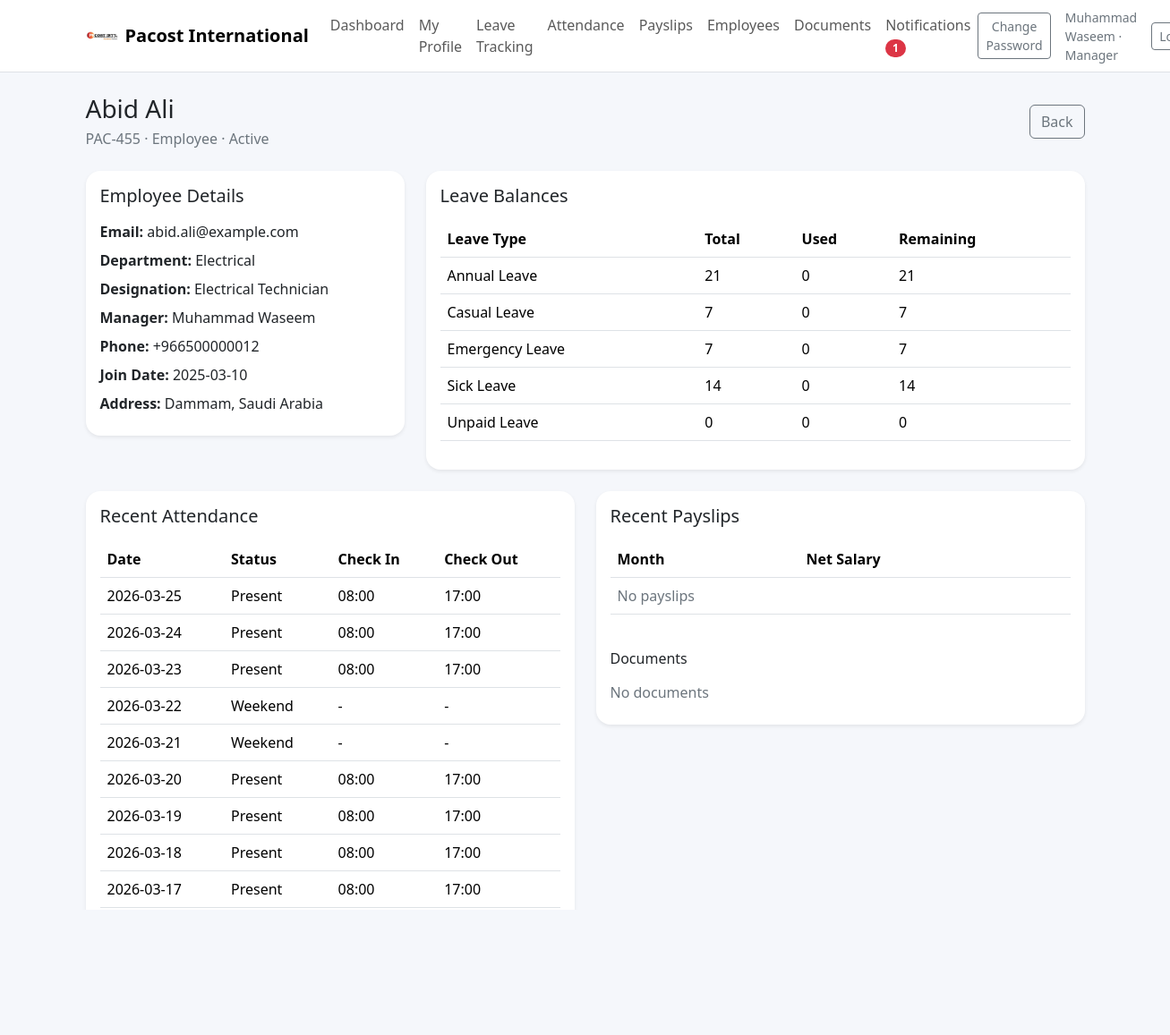
Screenshot of /employees/9 (signed in) with the database file from the repository.
### tables this page shows
CREATE TABLE company_settings (
    id INTEGER PRIMARY KEY AUTOINCREMENT,
    company_name TEXT NOT NULL,
    leave_workflow TEXT NOT NULL,
    default_working_hours REAL NOT NULL,
    allow_document_upload INTEGER NOT NULL DEFAULT 1
);

CREATE TABLE users (
    id INTEGER PRIMARY KEY AUTOINCREMENT,
    full_name TEXT NOT NULL,
    email TEXT NOT NULL UNIQUE,
    employee_code TEXT NOT NULL UNIQUE,
    password_hash TEXT NOT NULL,
    role TEXT NOT NULL CHECK(role IN ('employee', 'manager', 'hr', 'admin')),
    department_id INTEGER,
    designation_id INTEGER,
    manager_id INTEGER,
    phone TEXT,
    address TEXT,
    emergency_contact TEXT,
    join_date TEXT,
    monthly_basic REAL NOT NULL DEFAULT 0,
    default_allowances REAL NOT NULL DEFAULT 0,
    deduction_per_absent REAL NOT NULL DEFAULT 0,
    deduction_per_late REAL NOT NULL DEFAULT 0,
    is_active INTEGER NOT NULL DEFAULT 1,
    FOREIGN KEY (department_id) REFERENCES departments (id),
    FOREIGN KEY (designation_id) REFERENCES designations (id),
    FOREIGN KEY (manager_id) REFERENCES users (id)
);

CREATE TABLE departments (
    id INTEGER PRIMARY KEY AUTOINCREMENT,
    name TEXT NOT NULL UNIQUE
);

CREATE TABLE designations (
    id INTEGER PRIMARY KEY AUTOINCREMENT,
    name TEXT NOT NULL UNIQUE
);

CREATE TABLE leave_balances (
    id INTEGER PRIMARY KEY AUTOINCREMENT,
    user_id INTEGER NOT NULL,
    leave_type_id INTEGER NOT NULL,
    total_days INTEGER NOT NULL DEFAULT 0,
    used_days INTEGER NOT NULL DEFAULT 0,
    remaining_days INTEGER NOT NULL DEFAULT 0,
    FOREIGN KEY (user_id) REFERENCES users (id),
    FOREIGN KEY (leave_type_id) REFERENCES leave_types (id)
);

CREATE TABLE leave_types (
    id INTEGER PRIMARY KEY AUTOINCREMENT,
    name TEXT NOT NULL UNIQUE,
    annual_quota INTEGER NOT NULL DEFAULT 0,
    is_paid INTEGER NOT NULL DEFAULT 1
);

CREATE TABLE attendance (
    id INTEGER PRIMARY KEY AUTOINCREMENT,
    user_id INTEGER NOT NULL,
    attendance_date TEXT NOT NULL,
    check_in TEXT,
    check_out TEXT,
    status TEXT NOT NULL,
    hours_worked REAL NOT NULL DEFAULT 0,
    ot_hours REAL NOT NULL DEFAULT 0,
    remarks TEXT,
    FOREIGN KEY (user_id) REFERENCES users (id)
);

### app.py (the view)
@app.route("/employees/<int:user_id>")
@login_required
def employee_detail(user_id: int):
    viewer = current_user()
    db = get_db()
    employee = db.execute(
        "SELECT u.*, d.name AS department_name, ds.name AS designation_name, m.full_name AS manager_name FROM users u LEFT JOIN departments d ON u.department_id=d.id LEFT JOIN designations ds ON u.designation_id=ds.id LEFT JOIN users m ON u.manager_id=m.id WHERE u.id=?",
        (user_id,),
    ).fetchone()
    if not employee:
        flash("Employee not found.", "danger")
        return redirect(url_for("team"))
    can_view = viewer["role"] in {"hr", "admin"} or viewer["id"] == user_id or (viewer["role"] == "manager" and employee["manager_id"] == viewer["id"])
    if not can_view:
        flash("You do not have access to this employee.", "danger")
        return redirect(url_for("dashboard"))
    balances = db.execute("SELECT lb.*, lt.name AS leave_type_name FROM leave_balances lb JOIN leave_types lt ON lb.leave_type_id=lt.id WHERE lb.user_id=? ORDER BY lt.name", (user_id,)).fetchall()
    attendance_rows = db.execute("SELECT * FROM attendance WHERE user_id=? ORDER BY attendance_date DESC LIMIT 10", (user_id,)).fetchall()
    slips = db.execute("SELECT * FROM payroll_slips WHERE user_id=? ORDER BY id DESC LIMIT 6", (user_id,)).fetchall()
    docs = db.execute("SELECT * FROM employee_documents WHERE user_id=? ORDER BY id DESC LIMIT 6", (user_id,)).fetchall()
    return render_template("employee_detail.html", employee=employee, balances=balances, attendance_rows=attendance_rows, slips=slips, docs=docs)

### app.py (called while the page is built, shortened)
def ensure_schema(db: sqlite3.Connection) -> None:
    user_cols = {row[1] for row in db.execute("PRAGMA table_info(users)").fetchall()}
    attendance_cols = {row[1] for row in db.execute("PRAGMA table_info(attendance)").fetchall()}
    if "ot_hours" not in attendance_cols:
        db.execute("ALTER TABLE attendance ADD COLUMN ot_hours REAL NOT NULL DEFAULT 0")
    db.execute("""CREATE TABLE IF NOT EXISTS holiday_calendar (
        id INTEGER PRIMARY KEY AUTOINCREMENT,
        holiday_date TEXT NOT NULL UNIQUE,
        title TEXT NOT NULL,
        holiday_type TEXT NOT NULL DEFAULT 'Holiday',
        created_at TEXT NOT NULL
    )""")
    db.commit()

def get_db() -> sqlite3.Connection:
    if "db" not in g:
        g.db = sqlite3.connect(DATABASE)
        g.db.row_factory = sqlite3.Row
        ensure_schema(g.db)
    return g.db

def current_user() -> sqlite3.Row | None:
    user_id = session.get("user_id")
    if not user_id:
        return None
    return get_db().execute(
        """
        SELECT u.*, d.name AS department_name, ds.name AS designation_name, m.full_name AS manager_name
        FROM users u
        LEFT JOIN departments d ON u.department_id = d.id
        LEFT JOIN designations ds ON u.designation_id = ds.id
        LEFT JOIN users m ON u.manager_id = m.id
        WHERE u.id = ?
        """,
        (user_id,),
    ).fetchone()

def login_required(view):
    @wraps(view)
    def wrapped_view(**kwargs):
        if current_user() is None:
            return redirect(url_for("login"))
        return view(**kwargs)
    return wrapped_view

@app.context_processor
def inject_globals():
    user = current_user()
    settings = None
    unread_count = 0
    if user:
        db = get_db()
        try:
            settings = db.execute("SELECT * FROM company_settings ORDER BY id DESC LIMIT 1").fetchone()
            unread_count = db.execute("SELECT COUNT(*) AS c FROM notifications WHERE user_id=? AND is_read=0", (user["id"],)).fetchone()["c"]
        except sqlite3.OperationalError:
            settings = None
    return {"current_user": user, "year": date.today().year, "settings": settings, "unread_notification_count": unread_count}

### templates/employee_detail.html (shortened to what this page needs)
{% extends 'base.html' %}
{% block content %}
<div class="d-flex justify-content-between align-items-center mb-4">
  <div><h3 class="mb-1">{{ employee.full_name }}</h3><div class="text-secondary">{{ employee.employee_code }} · {{ employee.role|capitalize }} · {{ 'Active' if employee.is_active else 'Inactive' }}</div></div>
  <div class="d-flex gap-2">
    <a class="btn btn-outline-secondary" href="{{ url_for('team') }}">Back</a>
  </div>
</div>
<div class="row g-4">
  <div class="col-lg-4"><div class="card border-0 shadow-sm rounded-4"><div class="card-body">
    <h5 class="mb-3">Employee Details</h5>
    <div class="mb-2"><strong>Email:</strong> {{ employee.email }}</div>
    <div class="mb-2"><strong>Department:</strong> {{ employee.department_name or '-' }}</div>
    <div class="mb-2"><strong>Designation:</strong> {{ employee.designation_name or '-' }}</div>
    <div class="mb-2"><strong>Manager:</strong> {{ employee.manager_name or '-' }}</div>
    <div class="mb-2"><strong>Phone:</strong> {{ employee.phone or '-' }}</div>
    <div class="mb-2"><strong>Join Date:</strong> {{ employee.join_date or '-' }}</div>
    <div class="mb-2"><strong>Address:</strong> {{ employee.address or '-' }}</div>
  </div></div></div>
  <div class="col-lg-8"><div class="card border-0 shadow-sm rounded-4"><div class="card-body">
    <h5 class="mb-3">Leave Balances</h5>
    <div class="table-responsive"><table class="table"><thead><tr><th>Leave Type</th><th>Total</th><th>Used</th><th>Remaining</th></tr></thead><tbody>{% for row in balances %}<tr><td>{{ row.leave_type_name }}</td><td>{{ row.total_days }}</td><td>{{ row.used_days }}</td><td>{{ row.remaining_days }}</td></tr>{% endfor %}</tbody></table></div>
  </div></div></div>
  <div class="col-lg-6"><div class="card border-0 shadow-sm rounded-4"><div class="card-body">
    <h5 class="mb-3">Recent Attendance</h5>
    <div class="table-responsive"><table class="table"><thead><tr><th>Date</th><th>Status</th><th>Check In</th><th>Check Out</th></tr></thead><tbody>{% for row in attendance_rows %}<tr><td>{{ row.attendance_date }}</td><td>{{ row.status }}</td><td>{{ row.check_in or '-' }}</td><td>{{ row.check_out or '-' }}</td></tr>{% else %}<tr><td colspan="4" class="text-secondary">No records</td></tr>{% endfor %}</tbody></table></div>
  </div></div></div>
  <div class="col-lg-6"><div class="card border-0 shadow-sm rounded-4"><div class="card-body">
    <h5 class="mb-3">Recent Payslips</h5>
    <div class="table-responsive"><table class="table"><thead><tr><th>Month</th><th>Net Salary</th></tr></thead><tbody>{% for row in slips %}<tr><td>{{ row.month_label }}</td><td>{{ row.net_salary }}</td></tr>{% else %}<tr><td colspan="2" class="text-secondary">No payslips</td></tr>{% endfor %}</tbody></table></div>
    <h6 class="mt-4">Documents</h6>
    <ul class="list-group list-group-flush">{% for row in docs %}<li class="list-group-item px-0 d-flex justify-content-between"><span>{{ row.title }}</span><a href="{{ url_for('uploaded_file', filename=row.file_name) }}" target="_blank">Open</a></li>{% else %}<li class="list-group-item px-0 text-secondary">No documents</li>{% endfor %}</ul>
  </div></div></div>
</div>
{% endblock %}

### templates/base.html (shortened to what this page needs)
<!doctype html>
<html lang="en">
<head>
  <link href="https://cdn.jsdelivr.net/npm/bootstrap@5.3.3/dist/css/bootstrap.min.css" rel="stylesheet">
  <link rel="stylesheet" href="{{ url_for('static', filename='css/style.css') }}">
</head>
<body>
  {% if current_user %}
  <nav class="navbar navbar-expand-lg bg-white border-bottom sticky-top">
    <div class="container">
      <a class="navbar-brand d-flex align-items-center gap-2" href="{{ url_for('dashboard') }}"><img src="{{ url_for('static', filename='images/pacost_logo.png') }}" alt="Pacost" style="height:36px; width:auto;"> <span>{{ settings.company_name if settings else 'Pacost International' }}</span></a>
      <div class="collapse navbar-collapse" id="navBar">
        <ul class="navbar-nav me-auto mb-2 mb-lg-0">
          <li class="nav-item"><a class="nav-link" href="{{ url_for('dashboard') }}">Dashboard</a></li>
          <li class="nav-item"><a class="nav-link" href="{{ url_for('profile') }}">My Profile</a></li>
          <li class="nav-item"><a class="nav-link" href="{{ url_for('my_leaves') }}">Leave Tracking</a></li>
          <li class="nav-item"><a class="nav-link" href="{{ url_for('attendance_view') }}">Attendance</a></li>
          <li class="nav-item"><a class="nav-link" href="{{ url_for('payroll_view') }}">Payslips</a></li>
          {% if current_user.role in ['manager', 'hr', 'admin'] %}<li class="nav-item"><a class="nav-link" href="{{ url_for('team') }}">Employees</a></li>{% endif %}
          <li class="nav-item"><a class="nav-link" href="{{ url_for('documents') }}">Documents</a></li>
          <li class="nav-item"><a class="nav-link" href="{{ url_for('notifications_view') }}">Notifications {% if unread_notification_count %}<span class="badge rounded-pill text-bg-danger">{{ unread_notification_count }}</span>{% endif %}</a></li>
        </ul>
        <div class="d-flex align-items-center gap-3">
          <a class="btn btn-outline-secondary btn-sm" href="{{ url_for('change_password') }}">Change Password</a>
          <span class="text-secondary small">{{ current_user.full_name }} · {{ current_user.role|capitalize }}</span>
          <a class="btn btn-outline-secondary btn-sm" href="{{ url_for('logout') }}">Logout</a>
        </div>
      </div>
    </div>
  </nav>
  {% endif %}
  <main class="container py-4">
    {% block content %}{% endblock %}
  </main>
  <div class="container pb-4"><div class="footer-note">© {{ year }} {{ settings.company_name if settings else 'Employee Portal' }}</div></div>
</body>
</html>

### static/css/style.css (style rules this page uses)
body { background: #f5f7fb; }
.navbar-brand { font-weight: 700; }
.table thead th { white-space: nowrap; }
.footer-note { color: #6c757d; font-size: .9rem; }
.card, .rounded-4 { border-radius: 1rem !important; }
.navbar-brand img { object-fit:contain; }

### rows the page displays
company_settings: company_name "Pacost International"
users: full_name "Muhammad Waseem", role "Manager"
users: full_name "Abid Ali", employee_code "PAC-455", role "Employee", is_active "Active", email "abid.ali@example.com", phone "+966500000012", join_date "2025-03-10", address "Dammam, Saudi Arabia"
departments: name "Electrical"
designations: name "Electrical Technician"
leave_balances: leave_type_name "Annual Leave", total_days "21", used_days "0", remaining_days "21"
leave_balances: leave_type_name "Casual Leave", total_days "7", used_days "0", remaining_days "7"
leave_balances: leave_type_name "Emergency Leave", total_days "7", used_days "0", remaining_days "7"
leave_balances: leave_type_name "Sick Leave", total_days "14", used_days "0", remaining_days "14"
leave_balances: leave_type_name "Unpaid Leave", total_days "0", used_days "0", remaining_days "0"
attendance: attendance_date "2026-03-25", status "Present", check_in "08:00", check_out "17:00"
attendance: attendance_date "2026-03-24", status "Present", check_in "08:00", check_out "17:00"
attendance: attendance_date "2026-03-23", status "Present", check_in "08:00", check_out "17:00"
attendance: attendance_date "2026-03-22", status "Weekend", check_in "-", check_out "-"
attendance: attendance_date "2026-03-21", status "Weekend", check_in "-", check_out "-"
attendance: attendance_date "2026-03-20", status "Present", check_in "08:00", check_out "17:00"
attendance: attendance_date "2026-03-19", status "Present", check_in "08:00", check_out "17:00"
attendance: attendance_date "2026-03-18", status "Present", check_in "08:00", check_out "17:00"
attendance: attendance_date "2026-03-17", status "Present", check_in "08:00", check_out "17:00"

### other values shown
{{ unread_notification_count }} "1"
